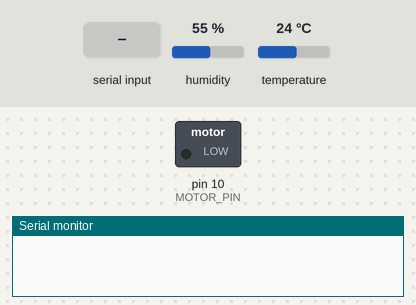
A sketch run on a simulated Arduino Uno, built with avr-gcc and run on an emulated ATmega328P. Parts: switched loads named in the sketch (green lamp = pin HIGH), the last lines printed to the serial monitor. Inputs (shaded band) come from the test bench; at power-on: humidity 55 %, temperature 24 °C.

Above: at 1.2 s.
1.3 s: "1\n" received over Serial
At 2.3 s:
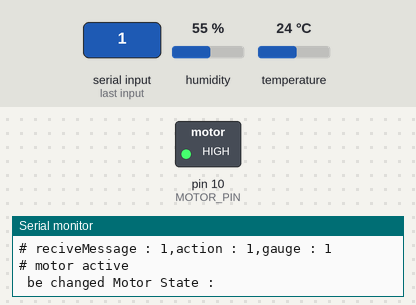
11.5 s: "1 90 45\n" received over Serial
At 12.3 s:
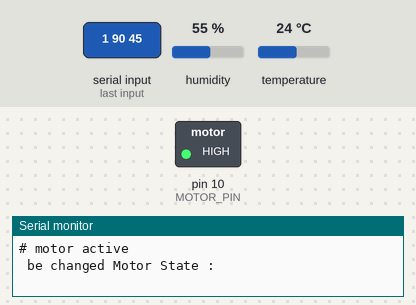
Timing chart, 0 to 14.1 s (numbered marks = the images above; inputs shaded):
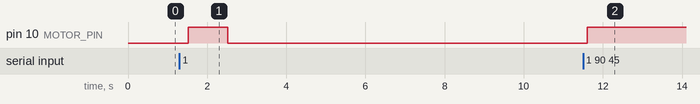

Measured:
- after the input at 1.3 s, pin 10 (MOTOR_PIN): LOW → HIGH after 0.22 s, → LOW 1.0 s later
- after the input at 11.5 s, pin 10 (MOTOR_PIN): LOW → HIGH after 0.11 s

The sketch:

enviromentSensor.ino
```cpp
// DHT11 센서를 쉽게 제어하기 위한 라이브러리를 추가해줍니다.
#include "DHT.h"

#define DHTPIN 4
#define DHTTYPE DHT11
#define ERORR_VALUE -999
#define MOTOR_PIN 10
#define MOTOR_TIME 1000
#define LOOP_TIME 10000

DHT dht(DHTPIN, DHTTYPE);

int motor_state = 0;
int motor_gauge= 0;
unsigned long loopTime = 0;
unsigned long addTime = 0;
unsigned long afterTime = 0;


unsigned long motorLoopTime = 0;
unsigned long motorAddTime = 0;
unsigned long diffTime = 0;
void setup() {

  Serial.begin(9600);
  dht.begin();
  pinMode(MOTOR_PIN,OUTPUT);

}

void loop() {

  addTime = millis();

  if (loopTime >= LOOP_TIME) {


  //Serial.println("# loop " + String(loopTime) + "LOOPTIME : " + String(LOOP_TIME) + "result : " + String(loopTime - LOOP_TIME));
    loopTime = loopTime - LOOP_TIME;

    float humidity = dht.readHumidity(); //습도를 읽어 온다.   20~70
    float temperature = dht.readTemperature(); //온도 범위는 0~50℃이며 습도 범위는 20~90$ RH
    int light = analogRead(A0); //광량을 읽어온다. 0 ~1023
    int soil_humid = analogRead(A1);//0 ~1023 토양 습도
    int water_level = analogRead(A2);  // 물 수위

    if (isnan(humidity) || isnan(temperature) ) {
    // Serial.println("# DHT11 sensor error exists");
      humidity = ERORR_VALUE;
      temperature = ERORR_VALUE;
    }
    serial_print(temperature,humidity,light,soil_humid,water_level,motor_state);//시리얼 통신 출력
  }


  serial_read();

  if(motor_state == 0){
    digitalWrite(MOTOR_PIN,LOW);
  }else if(motor_state ==1){
    if(motor_gauge <= 0){
      motor_state = 0;
    }
    digitalWrite(MOTOR_PIN,HIGH);

  }else{
    Serial.println("# motor state is unavailable Motor State : " + motor_state);
  }

  decreaseMotorgauge();


  delay(500);
  afterTime = millis();

  diffTime =afterTime - addTime;
  //Serial.println("# af : " + String(afterTime) + "addt : " + String(addTime) );
  loopTime = loopTime + diffTime;
  motorLoopTime = motorLoopTime + diffTime;


}

void decreaseMotorgauge(){
  if(motor_gauge <= 0){ //혹시 모르니깐
      motor_gauge =0;
  }

  if(motor_gauge > 0&& motorLoopTime > MOTOR_TIME){
    motorLoopTime =motorLoopTime- MOTOR_TIME;
    motor_gauge--;
  }
}

void serial_read(){
    if (Serial.available() > 0) {
    String msg = Serial.readStringUntil('\n');

    int spliterIndex = msg.indexOf(' ');

    String action = msg.substring(0,spliterIndex);
    String gauge = msg.substring(spliterIndex+1);

    Serial.println("# reciveMessage : " + msg + ",action : " +action+ ",gauge : " + gauge);
    if(action.charAt(0) == '0'){
      motor_state = 0;
      motor_gauge = 0;
      Serial.println("# motor off");
    }else if(action.charAt(0) == '1'){
      motor_state = 1;
      motor_gauge += gauge.toInt();
      Serial.println("# motor active");
    }

    Serial.println("# be changed Motor State : " + motor_state);
  }
}
void serial_print(float temperature,float humidity,int light , int soil_humid,int water_level,int motor_state){

  light = nomal_light(light);
  soil_humid = nomal_soild_humid(soil_humid);
  water_level = nomal_water_level(water_level);


  Serial.println("{\"temperature\":"+String(temperature)+",\"humid\":"+String(humidity)+",\"light\":"+light+",\"soilHumid\":"+soil_humid+",\"waterLevel\":"+water_level+",\"motorState\":"+motor_state+"}");

}

int nomal_light (int light){
  if(light <= 50){
    return 1;
  }else if(light <= 150){
    return 2;
  }else if(light <= 400){
    return 3;
  }else if(light <= 500){
    return 4;
  }else if(light <= 800){
    return 5;
  }else{
    return 5;
  }
}

int nomal_soild_humid(int humid){

   if(humid <= 350){
    //매우 축축
    return 1;
  }else if(humid <= 500){
    //축축
    return 2;
  }else if(humid <= 600){
    //촉촉
    return 3;
  }else if(humid <= 800){
    //건조
    return 4;
  }
  else{
    //매우 건조
    return 5;
  }
}


int nomal_water_level(int water_level){

//물 없음
  if(water_level < 100){
    return 1;
  }else if(water_level < 200){
    //물 없고, 습기만 남음
    return 2;
  }else{
    //물 차있음
    return 3;
  }

}
```
